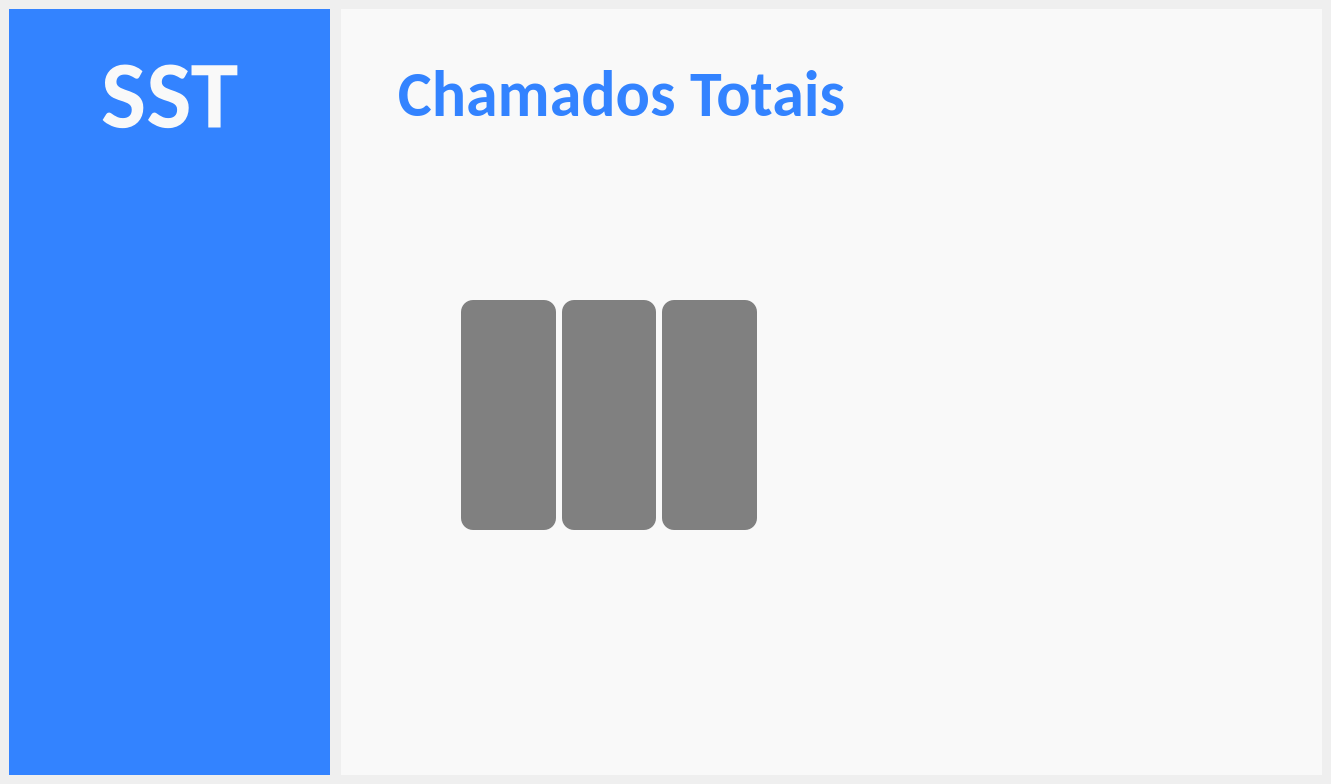
<?xml version="1.0" encoding="UTF-8"?>
<ui version="4.0">
 <class>technician</class>
 <widget class="QDialog" name="technician">
  <property name="geometry">
   <rect>
    <x>0</x>
    <y>0</y>
    <width>1331</width>
    <height>784</height>
   </rect>
  </property>
  <property name="windowTitle">
   <string>Dialog</string>
  </property>
  <property name="styleSheet">
   <string notr="true"/>
  </property>
  <widget class="QWidget" name="widget" native="true">
   <property name="geometry">
    <rect>
     <x>9</x>
     <y>9</y>
     <width>321</width>
     <height>766</height>
    </rect>
   </property>
   <property name="styleSheet">
    <string notr="true">background: #3383ff;</string>
   </property>
   <widget class="QLabel" name="label">
    <property name="geometry">
     <rect>
      <x>20</x>
      <y>20</y>
      <width>281</width>
      <height>131</height>
     </rect>
    </property>
    <property name="font">
     <font>
      <family>Carlito</family>
      <pointsize>72</pointsize>
      <bold>true</bold>
     </font>
    </property>
    <property name="styleSheet">
     <string notr="true">color: #f9f9f9;</string>
    </property>
    <property name="text">
     <string>SST</string>
    </property>
    <property name="alignment">
     <set>Qt::AlignmentFlag::AlignCenter</set>
    </property>
    <property name="wordWrap">
     <bool>true</bool>
    </property>
   </widget>
  </widget>
  <widget class="QWidget" name="widget_3" native="true">
   <property name="geometry">
    <rect>
     <x>341</x>
     <y>9</y>
     <width>981</width>
     <height>766</height>
    </rect>
   </property>
   <property name="styleSheet">
    <string notr="true">background: #f9f9f9;</string>
   </property>
   <widget class="QLabel" name="label_2">
    <property name="geometry">
     <rect>
      <x>40</x>
      <y>20</y>
      <width>481</width>
      <height>131</height>
     </rect>
    </property>
    <property name="font">
     <font>
      <family>Carlito</family>
      <pointsize>48</pointsize>
      <bold>true</bold>
     </font>
    </property>
    <property name="styleSheet">
     <string notr="true">color: #3383ff</string>
    </property>
    <property name="text">
     <string>Chamados Totais</string>
    </property>
    <property name="alignment">
     <set>Qt::AlignmentFlag::AlignCenter</set>
    </property>
    <property name="wordWrap">
     <bool>true</bool>
    </property>
   </widget>
   <widget class="QWidget" name="horizontalLayoutWidget">
    <property name="geometry">
     <rect>
      <x>120</x>
      <y>290</y>
      <width>296</width>
      <height>232</height>
     </rect>
    </property>
    <layout class="QHBoxLayout" name="horizontalLayout">
     <item>
      <widget class="HoverWidget" name="newCalls">
       <property name="font">
        <font>
         <family>Carlito</family>
         <pointsize>18</pointsize>
         <bold>true</bold>
        </font>
       </property>
       <property name="styleSheet">
        <string notr="true">background: grey;
border-radius: 12px;
padding: 100px 20px;</string>
       </property>
       <property name="text">
        <string/>
       </property>
      </widget>
     </item>
     <item>
      <widget class="HoverWidget" name="analysisCalls">
       <property name="font">
        <font>
         <family>Carlito</family>
         <pointsize>18</pointsize>
         <bold>true</bold>
        </font>
       </property>
       <property name="styleSheet">
        <string notr="true">background: grey;
border-radius: 12px;
padding: 100px 20px;</string>
       </property>
       <property name="text">
        <string/>
       </property>
      </widget>
     </item>
     <item>
      <widget class="HoverWidget" name="completedCalls">
       <property name="font">
        <font>
         <family>Carlito</family>
         <pointsize>18</pointsize>
         <bold>true</bold>
        </font>
       </property>
       <property name="styleSheet">
        <string notr="true">background: grey;
border-radius: 12px;
padding: 100px 20px;</string>
       </property>
       <property name="text">
        <string/>
       </property>
      </widget>
     </item>
    </layout>
   </widget>
  </widget>
 </widget>
 <customwidgets>
  <customwidget>
   <class>HoverWidget</class>
   <extends>QPushButton</extends>
   <header>hoverwidget.h</header>
  </customwidget>
 </customwidgets>
 <resources/>
 <connections/>
</ui>
